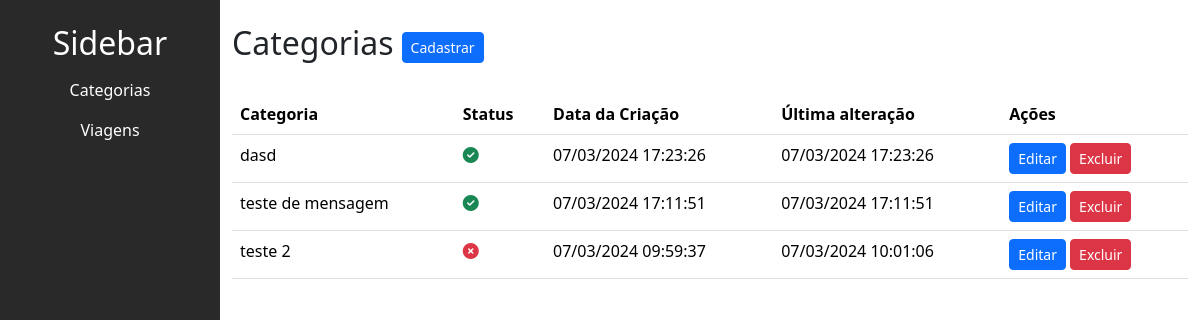
The app's page /trip/listar_categorias/, older data.
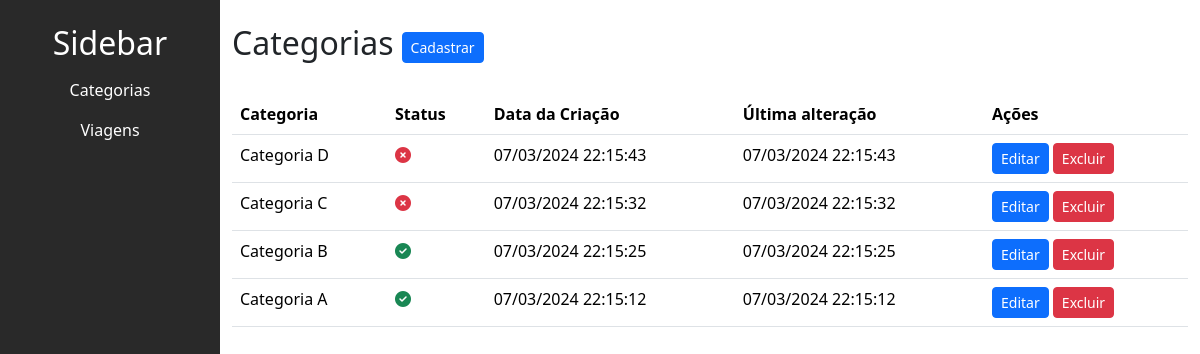
The same page, newer data.
### trip/models.py (models this page shows, shortened)
class Categoria(models.Model):
    titulo = models.CharField(max_length=50, null=False)
    is_active = models.BooleanField(default=True)
    created_at = models.DateTimeField(auto_now_add=True)
    updated_at = models.DateTimeField(auto_now=True)

### trip/views.py (the view)
# urls.py: path('listar_categorias/', listar_categorias, name='listar_categorias'),
def listar_categorias(request):
    categorias = Categoria.objects.all().order_by('-id')
    return render(request, 'trip/categoria/listar_categorias.html',
                  {'categorias': categorias})

### trip/templates/trip/categoria/listar_categorias.html (shortened to what this page needs)
{% extends "base.html" %}
{% block content %}
<div class="main-content" id="mainContent">
  <div class="d-flex align-items-center">
    <h2 class="me-2">Categorias</h2>
    <a  href="{% url "trip:criar_categoria" %}">
      <button class="btn btn-sm btn-primary">Cadastrar</button>
    </a>
</div>
  <table class="table mt-4">
    <thead>
      <tr>
        <th>Categoria</th>
        <th>Status</th>
        <th>Data da Criação</th>
        <th>Última alteração</th>
        <th>Ações</th>
      </tr>
    </thead>
    <tbody>
      {% for categoria in categorias %}
      <tr>
        <td>{{ categoria.titulo }}</td>
        <td>
          {% if categoria.is_active %}
            <i class="fa-solid fa-circle-check text-success"></i>
          {% else %}
            <i class="fa-solid fa-circle-xmark text-danger"></i>
          {% endif %}
        </td>
        <td>{{ categoria.created_at|date:"d/m/Y H:i:s" }}</td>
        <td>{{ categoria.updated_at|date:"d/m/Y H:i:s"}}</td>
        <td>
          <button type="button" class="btn btn-sm btn-primary" data-bs-toggle="modal" data-bs-target="#editModal{{ categoria.id }}">
            Editar
          </button>
          <button type="button" class="btn btn-sm btn-danger" data-bs-toggle="modal" data-bs-target="#deleteModal{{ categoria.id }}">
            Excluir
          </button>
        </td>
      </tr>
      {% endfor %}
    </tbody>
  </table>
</div>
{% endblock content %}

### base_templates/base.html (shortened to what this page needs)
<!DOCTYPE html>
<html lang="pt-BR">
<head>
    {% include "partials/head.html" %}
</head>
<body>
    <div class="d-flex">
        <div>
            {% include "partials/sidebar.html" %}
        </div>
        <div class="container ml-2 pt-4">
            {% block content %}{% endblock content %}
        </div>
    </div>
</body>
</html>

### base_templates/partials/head.html (shortened to what this page needs)
{% load static %}
<head>
    <link rel="stylesheet" href="{% static 'css/styles.css' %}">
    <link href="https://cdn.jsdelivr.net/npm/bootstrap@5.3.3/dist/css/bootstrap.min.css" rel="stylesheet">
    <link rel="stylesheet" href="https://cdnjs.cloudflare.com/ajax/libs/bootstrap-datepicker/1.9.0/css/bootstrap-datepicker.min.css">
</head>

### base_templates/partials/sidebar.html
<div class="sidebar pt-4" id="sidebar">
    <h2>Sidebar</h2>
    <ul>
        <li>
            <a href="{% url "trip:listar_categorias" %}">Categorias</a>
        </li>
        <li>
            <a href="{% url "trip:listar_viagens" %}">Viagens</a>
        </li>
    </ul>
</div>

### base_static/css/styles.css (style rules this page uses)
body { margin: 0; font-family: 'Arial', sans-serif; }
.sidebar { height: 100vh; width: 220px; z-index: 1; top: 0; left: 0; background-color: #292929; transition: left 0.3s ease; }
.sidebar h2 { color: white; text-align: center; }
.sidebar ul { list-style-type: none; padding: 0; }
.sidebar li { padding: 8px; text-align: center; }
.sidebar a { text-decoration: none; color: white; display: block; transition: 0.3s; }
.main-content { transition: margin-left 0.3s ease; }

Row changes from the older to the newer data that the page shows:
removed Categoria: titulo "dasd", is_active True (drawn), created_at "07/03/2024 17:23:26", updated_at "07/03/2024 17:23:26"
removed Categoria: titulo "teste de mensagem", is_active True (drawn), created_at "07/03/2024 17:11:51", updated_at "07/03/2024 17:11:51"
removed Categoria: titulo "teste 2", is_active False (drawn), created_at "07/03/2024 09:59:37", updated_at "07/03/2024 10:01:06"
added Categoria: titulo "Categoria D", is_active False (drawn), created_at "07/03/2024 22:15:43", updated_at "07/03/2024 22:15:43"
added Categoria: titulo "Categoria C", is_active False (drawn), created_at "07/03/2024 22:15:32", updated_at "07/03/2024 22:15:32"
added Categoria: titulo "Categoria B", is_active True (drawn), created_at "07/03/2024 22:15:25", updated_at "07/03/2024 22:15:25"
added Categoria: titulo "Categoria A", is_active True (drawn), created_at "07/03/2024 22:15:12", updated_at "07/03/2024 22:15:12"
